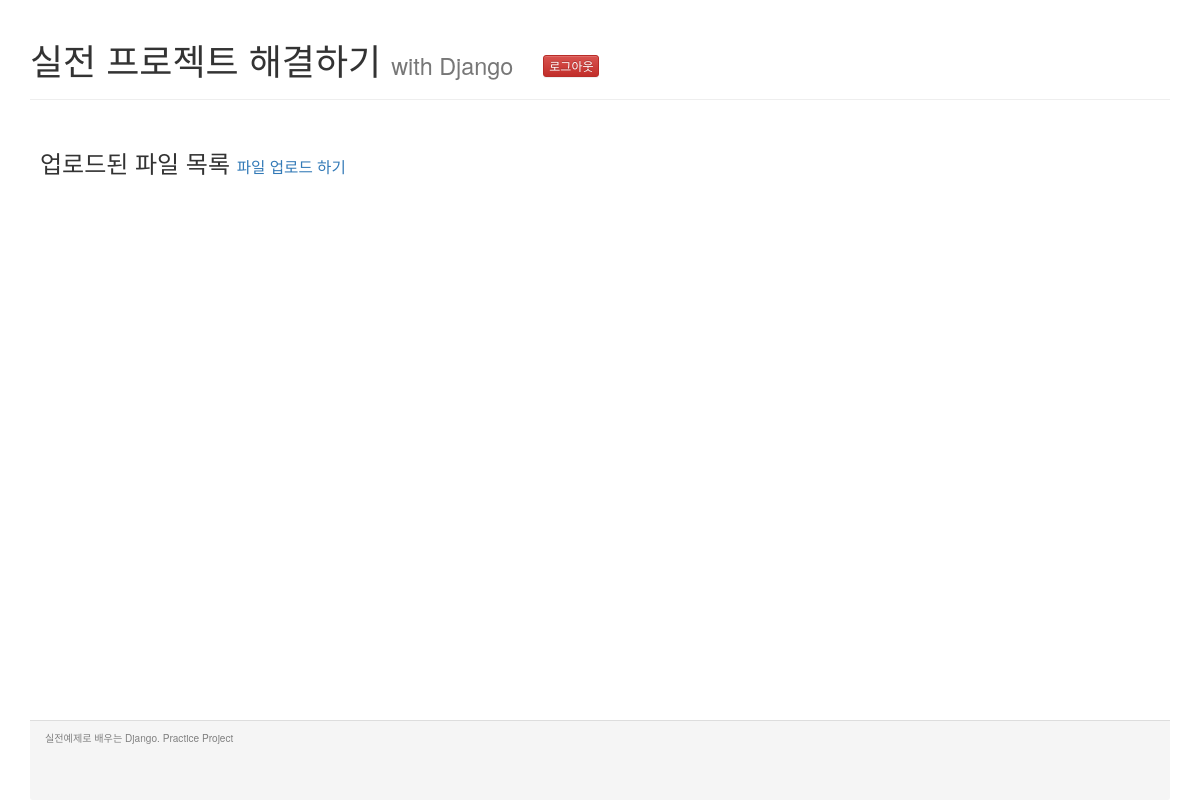
/index/ (signed in), run on an earlier commit of the app's database.
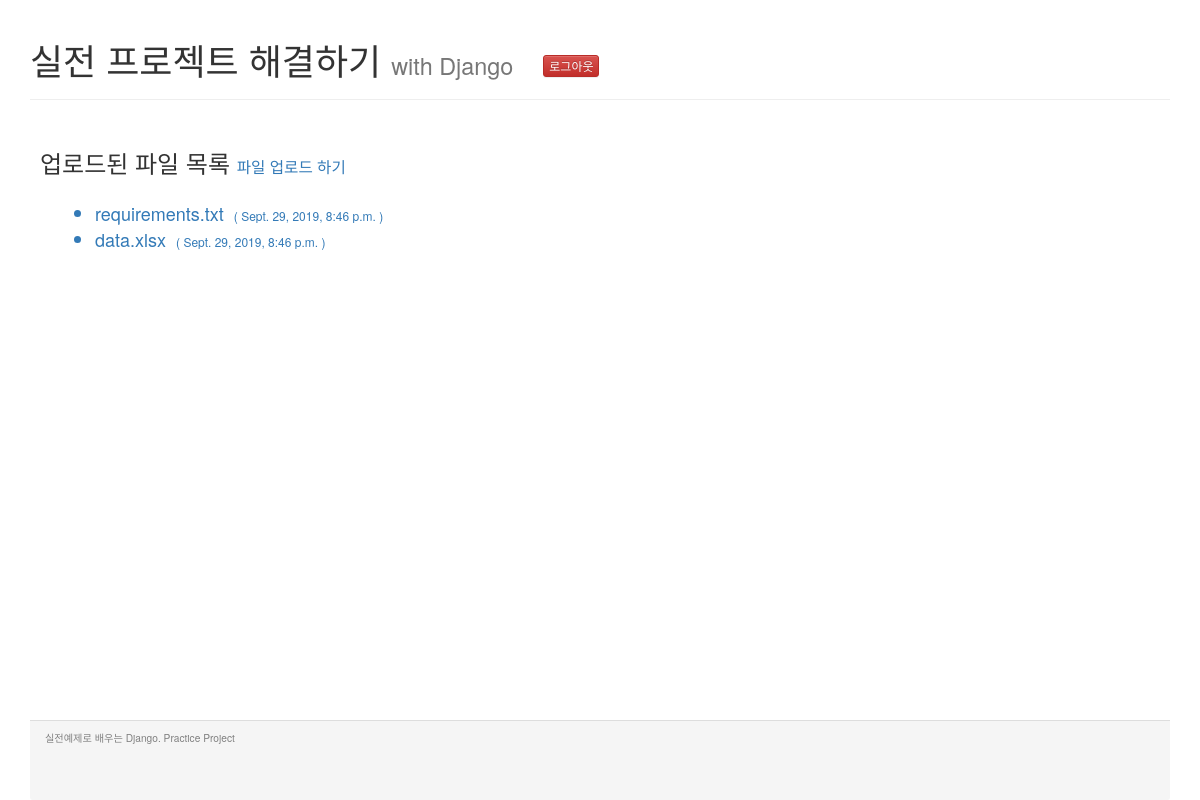
And on a later commit of the database.
### upload/models.py (models this page shows)
class Document(models.Model):
    file_path = models.FileField(upload_to='upload_files/%Y%m%d/')
    file_name = models.CharField(max_length = 200)
    user_id = models.ForeignKey(User, on_delete = models.CASCADE)
    create_time = models.DateTimeField(auto_now_add=True)

### main/views.py (the view)
# urls.py: path('index/', views.index, name='main_index'),
def index(request):
    if not 'user_id' in request.session.keys():
        return redirect('')
    user_id = request.session['user_id']
    user = User.objects.get(user_id=user_id)
    documents = Document.objects.filter(user_id=user)
    content = {'documents':documents}
    return render(request,'main/index.html',content)

### main/templates/main/index.html (shortened to what this page needs)
<html lang="ko">
<head>
    <link rel="stylesheet" href="https://maxcdn.bootstrapcdn.com/bootstrap/3.3.2/css/bootstrap.min.css">
    <link rel="stylesheet" href="https://maxcdn.bootstrapcdn.com/bootstrap/3.3.2/css/bootstrap-theme.min.css">
</head>
<body>
    <div class="container">
        <div class="header">
            <div class="page-header">
                <h1>실전 프로젝트 해결하기 <small>with Django</small><a href="/logout/" class="btn btn-danger btn-xs" style="margin-left: 30px">로그아웃</a></h1>
            </div>
        </div>
        <div class="content">
            <h3>업로드된 파일 목록 <small><a href="/upload/fileView/">파일 업로드 하기</a><small></h3>
            <div class="fileListDIv">
                <ul>
                    {% for document in documents %}
                    <a href='download/?path={{ document.file_path.path }}'>
                        <li class="fileName"> {{ document.file_name }} <small style="font-size:12px; margin-left:5px;">( {{ document.create_time }} )<small></span></li>
                    </a>
                    {% endfor %}
                </ul>
            </div>
        </div>
        <div class="panel-footer">
            실전예제로 배우는 Django. Practice Project
        </div>
    </div>
</body>
</html>

### main/templates/main/index.html (style rules this page uses)
.content { height: 75%; padding:10px; }
.panel-footer { height:10%; color:gray; }
.fileListDIv { padding:15px; }
.fileName { font-size: 18px; }

What changed in the data, as far as the page shows it:
added Document: file_name "requirements.txt", create_time "Sept. 29, 2019, 8:46 p.m."
added Document: file_name "data.xlsx", create_time "Sept. 29, 2019, 8:46 p.m."
